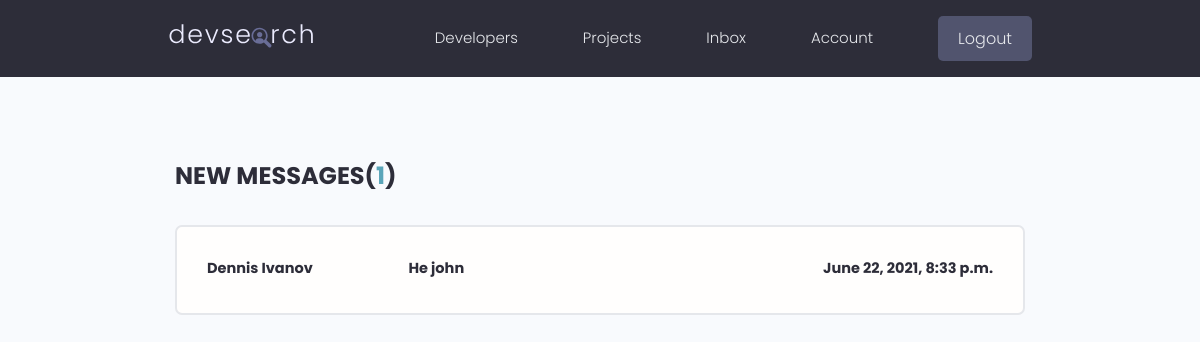
The app's page /inbox/ (signed in), older data.
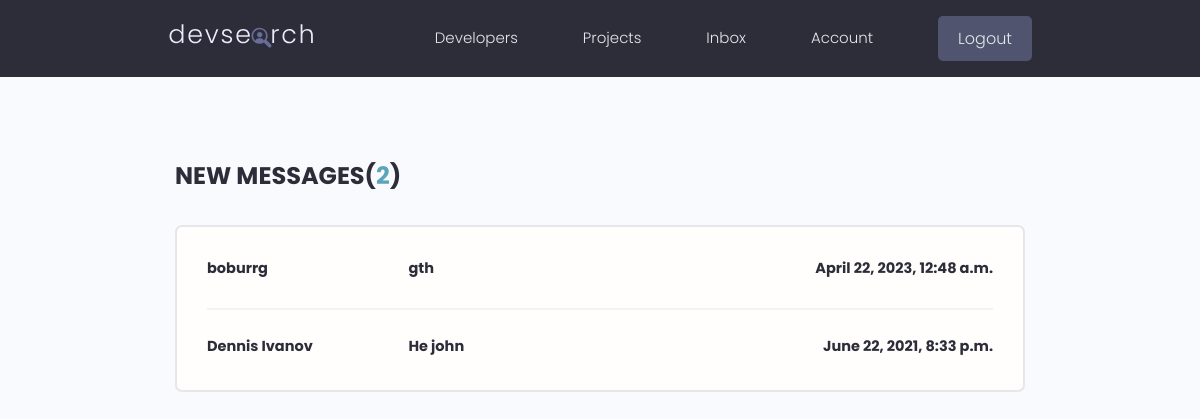
The same page, newer data.
### users/models.py (models this page shows, shortened)
class Message(models.Model):
    sender = models.ForeignKey(
        Profile, on_delete=models.SET_NULL, null=True, blank=True)
    recipient = models.ForeignKey(
        Profile, on_delete=models.SET_NULL, null=True, blank=True, related_name="messages")
    name = models.CharField(max_length=200, null=True, blank=True)
    email = models.EmailField(max_length=200, null=True, blank=True)
    subject = models.CharField(max_length=200, null=True, blank=True)
    body = models.TextField()
    is_read = models.BooleanField(default=False, null=True)
    created = models.DateTimeField(auto_now_add=True)
    id = models.UUIDField(default=uuid.uuid4, unique=True,
                          primary_key=True, editable=False)
    class Meta:
        ordering = ['is_read', '-created']

### users/views.py (the view)
# urls.py: path('inbox/', views.inbox, name="inbox"),
@login_required(login_url='login')
def inbox(request):
    profile = request.user.profile
    messageRequests = profile.messages.all()
    unreadCount = messageRequests.filter(is_read=False).count()
    context = {'messageRequests': messageRequests, 'unreadCount': unreadCount}
    return render(request, 'users/inbox.html', context)

### users/templates/users/inbox.html
{% extends 'main.html' %}
{% block content %}
<main class="inbox my-xl">
  <div class="content-box">
    <h3 class="inbox__title">New Messages(<span>{{unreadCount}}</span>)</h3>
    <ul class="messages">
      {% for message in messageRequests %}
      {% if message.is_read == False %}
      <li class="message message--unread">
        {% else %}
      <li class="message">
        {% endif %}
        <a href="{% url 'message' message.id %}">
          <span class="message__author">{{message.name}}</span>
          <span class="message__subject">{{message.subject}}</span>
          <span class="message__date">{{message.created}}</span>
        </a>
      </li>
      {% endfor %}
    </ul>
  </div>
</main>
{% endblock content %}

Row changes from the older to the newer data that the page shows:
added Message: name "boburrg", subject "gth", created "April 22, 2023, 12:48 a.m."
Text that changed along with them:
{{ unreadCount }}: "1" → "2"
